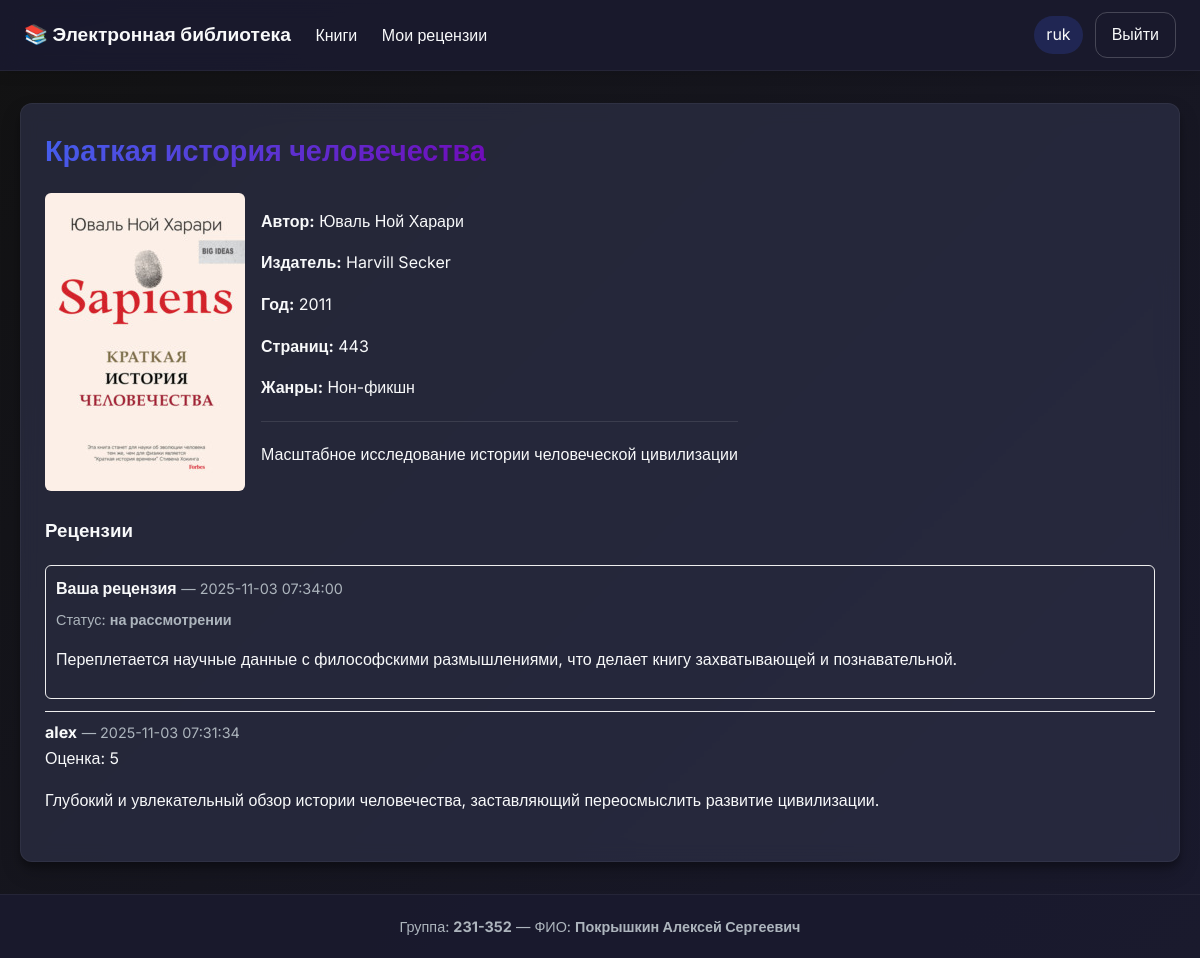
/book/17 (signed in), run on the app's committed database.
### tables this page shows
CREATE TABLE users (
  id INTEGER PRIMARY KEY AUTOINCREMENT,
  username TEXT NOT NULL UNIQUE,
  password_hash TEXT NOT NULL,
  last_name TEXT NOT NULL,
  first_name TEXT NOT NULL,
  middle_name TEXT,
  role_id INTEGER NOT NULL,
  FOREIGN KEY (role_id) REFERENCES roles(id) ON DELETE RESTRICT
);

CREATE TABLE books (
  id INTEGER PRIMARY KEY AUTOINCREMENT,
  title TEXT NOT NULL,
  short_description TEXT NOT NULL,
  year INTEGER NOT NULL,
  publisher TEXT NOT NULL,
  author TEXT NOT NULL,
  pages INTEGER NOT NULL
);

CREATE TABLE reviews (
  id INTEGER PRIMARY KEY AUTOINCREMENT,
  book_id INTEGER NOT NULL,
  user_id INTEGER NOT NULL,
  rating INTEGER NOT NULL CHECK(rating BETWEEN 0 AND 5),
  text TEXT NOT NULL,
  status_id INTEGER NOT NULL DEFAULT 1,
  created_at DATETIME NOT NULL DEFAULT CURRENT_TIMESTAMP,
  FOREIGN KEY (book_id) REFERENCES books(id) ON DELETE CASCADE,
  FOREIGN KEY (user_id) REFERENCES users(id) ON DELETE CASCADE,
  FOREIGN KEY (status_id) REFERENCES review_statuses(id) ON DELETE RESTRICT
);

CREATE TABLE review_statuses (
  id INTEGER PRIMARY KEY AUTOINCREMENT,
  name TEXT NOT NULL UNIQUE,
  description TEXT
);

### app/books.py (the view)
@bp.route('/book/<int:book_id>')
def book_view(book_id):
    db = get_db()
    book = db.execute(
        "SELECT b.id, b.title, b.short_description, b.year, b.publisher, b.author, b.pages, "
        "REPLACE(GROUP_CONCAT(DISTINCT g.name), ',', ', ') as genres, c.filename as cover "
        "FROM books b "
        "LEFT JOIN book_genres bg ON bg.book_id = b.id "
        "LEFT JOIN genres g ON g.id = bg.genre_id "
        "LEFT JOIN covers c ON c.book_id = b.id "
        "WHERE b.id = ? "
        "GROUP BY b.id",
        (book_id,)
    ).fetchone()
    if book is None:
        flash('Книга не найдена', 'error')
        return redirect(url_for('books.index'))
    current_user_id = g.user['id'] if g.get('user') else None
    approved_rows = db.execute(
        "SELECT r.id, r.user_id, r.rating, r.text, r.created_at, u.username, u.last_name, u.first_name "
        "FROM reviews r "
        "JOIN review_statuses rs ON r.status_id = rs.id "
        "JOIN users u ON r.user_id = u.id "
        "WHERE r.book_id = ? AND rs.name = 'одобрена' "
        "ORDER BY r.created_at DESC",
        (book_id,)
    ).fetchall()
    approved_reviews = []
    for r in approved_rows:
        if current_user_id is not None and r['user_id'] == current_user_id:
            continue
        approved_reviews.append({
            'id': r['id'],
            'rating': r['rating'],
            'created_at': r['created_at'],
            'username': r['username'],
            'name': ' '.join(filter(None, [r['last_name'], r['first_name']])),
            'html': render_review_text(r['text'])
        })
    user_review = None
    if current_user_id:
        ur = db.execute(
            "SELECT r.id, r.rating, r.text, r.created_at, rs.name as status_name "
            "FROM reviews r JOIN review_statuses rs ON r.status_id = rs.id "
            "WHERE r.book_id = ? AND r.user_id = ? LIMIT 1",
            (book_id, current_user_id)
        ).fetchone()
        if ur:
            user_review = {
                'id': ur['id'],
                'rating': ur['rating'],
                'created_at': ur['created_at'],
                'status': ur['status_name'],
                'html': render_review_text(ur['text'])
            }
    return render_template('book.html', book=book, user_review=user_review, reviews=approved_reviews)

### app/auth.py (called while the page is built)
@bp.before_app_request
def load_logged_in_user():
    user_id = session.get('user_id')
    if user_id is None:
        g.user = None
        g.user_role = None
    else:
        db = get_db()
        user = db.execute(
            'SELECT u.id, u.username, u.last_name, u.first_name, u.middle_name, r.name as role_name '
            'FROM users u JOIN roles r ON u.role_id = r.id WHERE u.id = ?',
            (user_id,)
        ).fetchone()
        g.user = user
        g.user_role = user['role_name'] if user else None

### app/books.py (called while the page is built)
def render_review_text(md_text: str) -> str:
    if md_text is None:
        return ''
    html = markdown.markdown(md_text, extensions=['extra', 'sane_lists'])
    clean = bleach.clean(html, tags=ALLOWED_TAGS, attributes=ALLOWED_ATTRIBUTES, strip=True)
    clean = bleach.linkify(clean)
    return clean

### app/db.py (called while the page is built)
def get_db():
    if 'db' not in g:
        g.db = sqlite3.connect(
            current_app.config['DATABASE'],
            detect_types=sqlite3.PARSE_DECLTYPES
        )
        g.db.row_factory = sqlite3.Row
    return g.db

### app/templates/book.html
{% extends "base.html" %}
{% block content %}
<div class="card">
  <h2>{{ book['title'] }}</h2>
  <div style="display:flex; gap:16px; align-items:flex-start;">
    <div>
      {% if book['cover'] %}
        <img src="{{ url_for('static', filename=book['cover']) }}" alt="cover" style="max-width:200px; border-radius:6px;">
      {% endif %}
    </div>
    <div>
      <p><strong>Автор:</strong> {{ book['author'] }}</p>
      <p><strong>Издатель:</strong> {{ book['publisher'] }}</p>
      <p><strong>Год:</strong> {{ book['year'] }}</p>
      <p><strong>Страниц:</strong> {{ book['pages'] }}</p>
      <p><strong>Жанры:</strong> {{ book['genres'] or '—' }}</p>
      <hr/>
      <p>{{ book['short_description'] }}</p>
    </div>
  </div>
  <h3 style="margin-top:18px;">Рецензии</h3>
  {% if user_review %}
    <div style="border:1px solid #eee; padding:10px; border-radius:6px; margin-bottom:12px;">
      <strong>Ваша рецензия</strong>
      <span class="muted">— {{ user_review['created_at'] }}</span>
      {% if user_review.status and user_review.status != 'одобрена' %}
        <div class="muted" style="margin-top:6px;">Статус: <strong>{{ user_review.status }}</strong></div>
      {% endif %}
      <div style="margin-top:8px;">{{ user_review['html']|safe }}</div>
    </div>
  {% else %}
    {% if g.user_role in ['пользователь','модератор','админ'] %}
      <div style="margin-bottom:12px;">
        <a class="btn" href="{{ url_for('books.book_review_add', book_id=book['id']) }}">Написать рецензию</a>
      </div>
    {% endif %}
  {% endif %}
  {% if reviews %}
    {% for r in reviews %}
      <div style="border-top:1px solid #eee; padding:8px 0;">
        <strong>{{ r['username'] or r['name'] }}</strong> <span class="muted">— {{ r['created_at'] }}</span><br/>
        Оценка: {{ r['rating'] }}<br/>
        <div style="margin-top:6px;">{{ r['html']|safe }}</div>
      </div>
    {% endfor %}
  {% else %}
    <p class="muted">Рецензий пока нет.</p>
  {% endif %}
</div>
{% endblock %}

### app/templates/base.html (shortened to what this page needs)
<!doctype html>
<html lang="ru">
<head>
</head>
<body>
  <div class="navbar">
    <div class="nav-left">
      <a href="{{ url_for('books.index') }}" style="font-size:1.2rem; font-weight:700;">📚 Электронная библиотека</a>
      <a href="{{ url_for('books.index') }}">Книги</a>
      {% if session.get('user_id') and g.user_role == 'пользователь' %}
        <a href="{{ url_for('books.my_reviews') }}">Мои рецензии</a>
      {% endif %}
    </div>
    <div class="nav-right">
      {% if session.get('user_id') %}
        <span style="background: rgba(67, 97, 238, 0.2); padding: 6px 12px; border-radius: 20px;">{{ session.get('full_name') }}</span>
        <a class="btn-ghost" href="{{ url_for('auth.logout') }}">Выйти</a>
      {% else %}
        <a class="btn" href="{{ url_for('auth.login') }}">Войти</a>
      {% endif %}
    </div>
  </div>
  <div class="container">
    {% block content %}{% endblock %}
  </div>
  <footer>
    Группа: <strong>231-352</strong> — ФИО: <strong>Покрышкин Алексей Сергеевич </strong><br/>
  </footer>
</body>
</html>

### app/templates/base.html (style rules this page uses)
:root { --primary: #4361ee; --primary-dark: #3a56d4; --secondary: #7209b7; --dark: #1a1a2e; --darker: #121212; --dark-light: #2d3047; --light: #f8f9fa; --gray: #6c757d; --gray-light: #adb5bd; --success: #4bb543; --danger: #e74c3c; --warning: #f39c12; --border-radius: 12px; --shadow: 0 10px 20px rgba(0,0,0,0.19), 0 6px 6px rgba(0,0,0,0.23); --transition: all 0.3s ease; }
* { box-sizing: border-box; }
body { font-family: 'Inter', Arial, sans-serif; margin: 0; padding: 0; background: linear-gradient(135deg, var(--darker) 0%, var(--dark) 100%); color: var(--light); font-size: 1rem; line-height: 1.6; min-height: 100vh; }
.navbar { background: rgba(26, 26, 46, 0.95); backdrop-filter: blur(10px); color: var(--light); padding: 12px 24px; display: flex; align-items: center; justify-content: space-between; box-shadow: 0 4px 12px rgba(0,0,0,0.1); position: sticky; top: 0; z-index: 100; border-bottom: 1px solid rgba(255,255,255,0.05); }
.nav-left a, .nav-left span { color: var(--light); margin-right: 20px; text-decoration: none; font-weight: 500; transition: var(--transition); position: relative; }
.nav-left a::after { content: ''; position: absolute; width: 0; height: 2px; bottom: -5px; left: 0; background-color: var(--primary); transition: var(--transition); }
.nav-right { display: flex; align-items: center; gap: 12px; }
.container { max-width: 1200px; margin: 32px auto; padding: 0 20px; }
.card { background: rgba(45, 48, 71, 0.7); backdrop-filter: blur(10px); color: var(--light); padding: 24px; border-radius: var(--border-radius); box-shadow: var(--shadow); border: 1px solid rgba(255,255,255,0.05); transition: var(--transition); }
footer { margin-top: 32px; padding: 20px 24px; text-align: center; color: var(--gray-light); background: rgba(26, 26, 46, 0.9); font-size: 0.9rem; border-top: 1px solid rgba(255,255,255,0.05); }
.btn-ghost { background: transparent; border: 1px solid rgba(255,255,255,0.2); color: var(--light); padding: 9px 16px; border-radius: var(--border-radius); text-decoration: none; transition: var(--transition); }
.muted { color: var(--gray-light); font-size: 0.9rem; }
a { color: var(--primary); text-decoration: none; transition: var(--transition); }
h1, h2, h3, h4, h5, h6 { font-weight: 600; margin-top: 0; }
h2 { font-size: 1.8rem; margin-bottom: 1.2rem; background: linear-gradient(135deg, var(--primary) 0%, var(--secondary) 100%); -webkit-background-clip: text; -webkit-text-fill-color: transparent; display: inline-block; }
hr { border: none; height: 1px; background: rgba(255,255,255,0.1); margin: 20px 0; }

### data on the page
users: get "ruk"
books: title "Краткая история человечества", author "Юваль Ной Харари", publisher "Harvill Secker", year "2011", pages "443", short_description "Масштабное исследование истории человеческой цивилизации"
reviews: created_at "2025-11-03 07:34:00", html "Переплетается научные данные с философскими размышлениями, что делает книгу захватывающей и познавательной."
review_statuses: status "на рассмотрении"
reviews: username "alex", created_at "2025-11-03 07:31:34", rating "5", html "Глубокий и увлекательный обзор истории человечества, заставляющий переосмыслить развитие цивилизации."

### other printed values
{{ book['genres'] or '—' }} "Нон-фикшн"
